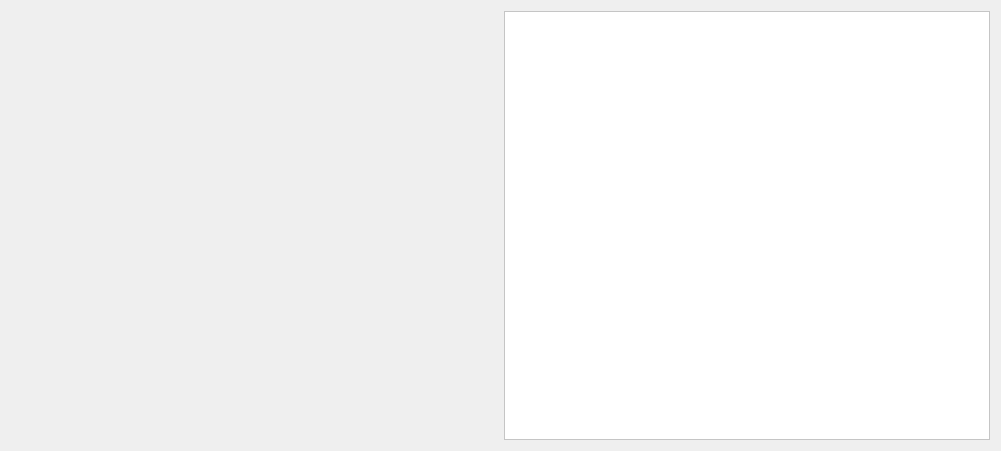
   <widget class="QWidget" name="gridLayoutWidget_5">
    <property name="geometry">
     <rect>
      <x>590</x>
      <y>310</y>
      <width>1001</width>
      <height>451</height>
     </rect>
    </property>
    <layout class="QGridLayout" name="gridLayout_3">
     <item row="0" column="0">
      <widget class="QStackedWidget" name="stackedWidget">
       <property name="sizePolicy">
        <sizepolicy hsizetype="Preferred" vsizetype="Preferred">
         <horstretch>1</horstretch>
         <verstretch>1</verstretch>
        </sizepolicy>
       </property>
       <property name="currentIndex">
        <number>0</number>
       </property>
       <widget class="QWidget" name="pagina2D">
        <widget class="QCustomPlot" name="graficoCustomPlot" native="true">
         <property name="geometry">
          <rect>
           <x>0</x>
           <y>10</y>
           <width>501</width>
           <height>441</height>
          </rect>
         </property>
         <property name="palette">
          <palette>
           <active>
            <colorrole role="WindowText">
             <brush brushstyle="SolidPattern">
              <color alpha="255">
               <red>0</red>
               <green>0</green>
               <blue>0</blue>
              </color>
             </brush>
            </colorrole>
            <colorrole role="Button">
             <brush brushstyle="SolidPattern">
              <color alpha="255">
               <red>255</red>
               <green>255</green>
               <blue>255</blue>
              </color>
             </brush>
            </colorrole>
            <colorrole role="Light">
             <brush brushstyle="SolidPattern">
              <color alpha="255">
               <red>255</red>
               <green>255</green>
               <blue>255</blue>
              </color>
             </brush>
            </colorrole>
            <colorrole role="Midlight">
             <brush brushstyle="SolidPattern">
              <color alpha="255">
               <red>255</red>
               <green>255</green>
               <blue>255</blue>
              </color>
             </brush>
            </colorrole>
            <colorrole role="Dark">
             <brush brushstyle="SolidPattern">
              <color alpha="255">
               <red>127</red>
               <green>127</green>
               <blue>127</blue>
              </color>
             </brush>
            </colorrole>
            <colorrole role="Mid">
             <brush brushstyle="SolidPattern">
              <color alpha="255">
               <red>170</red>
               <green>170</green>
               <blue>170</blue>
              </color>
             </brush>
            </colorrole>
            <colorrole role="Text">
             <brush brushstyle="SolidPattern">
              <color alpha="255">
               <red>0</red>
               <green>0</green>
               <blue>0</blue>
              </color>
             </brush>
            </colorrole>
            <colorrole role="BrightText">
             <brush brushstyle="SolidPattern">
              <color alpha="255">
               <red>255</red>
               <green>255</green>
               <blue>255</blue>
              </color>
             </brush>
            </colorrole>
            <colorrole role="ButtonText">
             <brush brushstyle="SolidPattern">
              <color alpha="255">
               <red>0</red>
               <green>0</green>
               <blue>0</blue>
              </color>
             </brush>
            </colorrole>
            <colorrole role="Base">
             <brush brushstyle="SolidPattern">
              <color alpha="255">
               <red>255</red>
               <green>255</green>
               <blue>255</blue>
              </color>
             </brush>
            </colorrole>
            <colorrole role="Window">
             <brush brushstyle="SolidPattern">
              <color alpha="255">
               <red>255</red>
               <green>255</green>
               <blue>255</blue>
              </color>
             </brush>
            </colorrole>
            <colorrole role="Shadow">
             <brush brushstyle="SolidPattern">
              <color alpha="255">
               <red>0</red>
               <green>0</green>
               <blue>0</blue>
              </color>
             </brush>
            </colorrole>
            <colorrole role="AlternateBase">
             <brush brushstyle="SolidPattern">
              <color alpha="255">
               <red>255</red>
               <green>255</green>
               <blue>255</blue>
              </color>
             </brush>
            </colorrole>
            <colorrole role="ToolTipBase">
             <brush brushstyle="SolidPattern">
              <color alpha="255">
               <red>255</red>
               <green>255</green>
               <blue>220</blue>
              </color>
             </brush>
            </colorrole>
            <colorrole role="ToolTipText">
             <brush brushstyle="SolidPattern">
              <color alpha="255">
               <red>0</red>
               <green>0</green>
               <blue>0</blue>
              </color>
             </brush>
            </colorrole>
            <colorrole role="PlaceholderText">
             <brush brushstyle="SolidPattern">
              <color alpha="127">
               <red>0</red>
               <green>0</green>
               <blue>0</blue>
              </color>
             </brush>
            </colorrole>
            <colorrole role="Accent">
             <brush brushstyle="SolidPattern">
              <color alpha="255">
               <red>255</red>
               <green>255</green>
               <blue>255</blue>
              </color>
             </brush>
            </colorrole>
           </active>
           <inactive>
            <colorrole role="WindowText">
             <brush brushstyle="SolidPattern">
              <color alpha="255">
               <red>0</red>
               <green>0</green>
               <blue>0</blue>
              </color>
             </brush>
            </colorrole>
            <colorrole role="Button">
             <brush brushstyle="SolidPattern">
              <color alpha="255">
               <red>255</red>
               <green>255</green>
               <blue>255</blue>
              </color>
             </brush>
            </colorrole>
            <colorrole role="Light">
             <brush brushstyle="SolidPattern">
              <color alpha="255">
               <red>255</red>
               <green>255</green>
               <blue>255</blue>
              </color>
             </brush>
            </colorrole>
            <colorrole role="Midlight">
             <brush brushstyle="SolidPattern">
              <color alpha="255">
               <red>255</red>
               <green>255</green>
               <blue>255</blue>
              </color>
             </brush>
            </colorrole>
            <colorrole role="Dark">
             <brush brushstyle="SolidPattern">
              <color alpha="255">
               <red>127</red>
               <green>127</green>
               <blue>127</blue>
              </color>
             </brush>
            </colorrole>
            <colorrole role="Mid">
             <brush brushstyle="SolidPattern">
              <color alpha="255">
               <red>170</red>
               <green>170</green>
               <blue>170</blue>
              </color>
             </brush>
            </colorrole>
            <colorrole role="Text">
             <brush brushstyle="SolidPattern">
              <color alpha="255">
               <red>0</red>
               <green>0</green>
               <blue>0</blue>
              </color>
             </brush>
            </colorrole>
            <colorrole role="BrightText">
             <brush brushstyle="SolidPattern">
              <color alpha="255">
               <red>255</red>
               <green>255</green>
               <blue>255</blue>
              </color>
             </brush>
            </colorrole>
            <colorrole role="ButtonText">
             <brush brushstyle="SolidPattern">
              <color alpha="255">
               <red>0</red>
               <green>0</green>
               <blue>0</blue>
              </color>
             </brush>
            </colorrole>
            <colorrole role="Base">
             <brush brushstyle="SolidPattern">
              <color alpha="255">
               <red>255</red>
               <green>255</green>
               <blue>255</blue>
              </color>
             </brush>
            </colorrole>
            <colorrole role="Window">
             <brush brushstyle="SolidPattern">
              <color alpha="255">
               <red>255</red>
               <green>255</green>
               <blue>255</blue>
              </color>
             </brush>
            </colorrole>
            <colorrole role="Shadow">
             <brush brushstyle="SolidPattern">
              <color alpha="255">
               <red>0</red>
               <green>0</green>
               <blue>0</blue>
              </color>
             </brush>
            </colorrole>
            <colorrole role="AlternateBase">
             <brush brushstyle="SolidPattern">
              <color alpha="255">
               <red>255</red>
               <green>255</green>
               <blue>255</blue>
              </color>
             </brush>
            </colorrole>
            <colorrole role="ToolTipBase">
             <brush brushstyle="SolidPattern">
              <color alpha="255">
               <red>255</red>
               <green>255</green>
               <blue>220</blue>
              </color>
             </brush>
            </colorrole>
            <colorrole role="ToolTipText">
             <brush brushstyle="SolidPattern">
              <color alpha="255">
               <red>0</red>
               <green>0</green>
               <blue>0</blue>
              </color>
             </brush>
            </colorrole>
            <colorrole role="PlaceholderText">
             <brush brushstyle="SolidPattern">
              <color alpha="127">
               <red>0</red>
               <green>0</green>
               <blue>0</blue>
              </color>
             </brush>
            </colorrole>
            <colorrole role="Accent">
             <brush brushstyle="SolidPattern">
              <color alpha="255">
               <red>255</red>
               <green>255</green>
               <blue>255</blue>
              </color>
             </brush>
            </colorrole>
           </inactive>
           <disabled>
            <colorrole role="WindowText">
             <brush brushstyle="SolidPattern">
              <color alpha="255">
               <red>127</red>
               <green>127</green>
               <blue>127</blue>
              </color>
             </brush>
            </colorrole>
            <colorrole role="Button">
             <brush brushstyle="SolidPattern">
              <color alpha="255">
               <red>255</red>
               <green>255</green>
               <blue>255</blue>
              </color>
             </brush>
            </colorrole>
            <colorrole role="Light">
             <brush brushstyle="SolidPattern">
              <color alpha="255">
               <red>255</red>
               <green>255</green>
               <blue>255</blue>
              </color>
             </brush>
            </colorrole>
            <colorrole role="Midlight">
             <brush brushstyle="SolidPattern">
              <color alpha="255">
               <red>255</red>
               <green>255</green>
               <blue>255</blue>
              </color>
             </brush>
            </colorrole>
            <colorrole role="Dark">
             <brush brushstyle="SolidPattern">
              <color alpha="255">
               <red>127</red>
               <green>127</green>
               <blue>127</blue>
              </color>
             </brush>
            </colorrole>
            <colorrole role="Mid">
             <brush brushstyle="SolidPattern">
              <color alpha="255">
               <red>170</red>
               <green>170</green>
               <blue>170</blue>
              </color>
             </brush>
            </colorrole>
            <colorrole role="Text">
             <brush brushstyle="SolidPattern">
              <color alpha="255">
               <red>127</red>
               <green>127</green>
               <blue>127</blue>
              </color>
             </brush>
            </colorrole>
            <colorrole role="BrightText">
             <brush brushstyle="SolidPattern">
              <color alpha="255">
               <red>255</red>
               <green>255</green>
               <blue>255</blue>
              </color>
             </brush>
            </colorrole>
            <colorrole role="ButtonText">
             <brush brushstyle="SolidPattern">
              <color alpha="255">
               <red>127</red>
               <green>127</green>
               <blue>127</blue>
              </color>
             </brush>
            </colorrole>
            <colorrole role="Base">
             <brush brushstyle="SolidPattern">
              <color alpha="255">
               <red>255</red>
               <green>255</green>
               <blue>255</blue>
              </color>
             </brush>
            </colorrole>
            <colorrole role="Window">
             <brush brushstyle="SolidPattern">
              <color alpha="255">
               <red>255</red>
               <green>255</green>
               <blue>255</blue>
              </color>
             </brush>
            </colorrole>
            <colorrole role="Shadow">
             <brush brushstyle="SolidPattern">
              <color alpha="255">
               <red>0</red>
               <green>0</green>
               <blue>0</blue>
              </color>
             </brush>
            </colorrole>
            <colorrole role="AlternateBase">
             <brush brushstyle="SolidPattern">
              <color alpha="255">
               <red>255</red>
               <green>255</green>
               <blue>255</blue>
              </color>
             </brush>
            </colorrole>
            <colorrole role="ToolTipBase">
             <brush brushstyle="SolidPattern">
              <color alpha="255">
               <red>255</red>
               <green>255</green>
               <blue>220</blue>
              </color>
             </brush>
            </colorrole>
            <colorrole role="ToolTipText">
             <brush brushstyle="SolidPattern">
              <color alpha="255">
               <red>0</red>
               <green>0</green>
               <blue>0</blue>
              </color>
             </brush>
            </colorrole>
            <colorrole role="PlaceholderText">
             <brush brushstyle="SolidPattern">
              <color alpha="127">
               <red>127</red>
               <green>127</green>
               <blue>127</blue>
              </color>
             </brush>
            </colorrole>
            <colorrole role="Accent">
             <brush brushstyle="SolidPattern">
              <color alpha="255">
               <red>255</red>
               <green>255</green>
               <blue>255</blue>
              </color>
             </brush>
            </colorrole>
           </disabled>
          </palette>
         </property>
        </widget>
       </widget>
       <widget class="QWidget" name="pagina3D">
        <widget class="QWidget" name="contenedorPython3D" native="true">
         <property name="geometry">
          <rect>
           <x>0</x>
           <y>0</y>
           <width>500</width>
           <height>451</height>
          </rect>
         </property>
         <property name="sizePolicy">
          <sizepolicy hsizetype="Minimum" vsizetype="Minimum">
           <horstretch>0</horstretch>
           <verstretch>0</verstretch>
          </sizepolicy>
         </property>
         <property name="minimumSize">
          <size>
           <width>500</width>
           <height>400</height>
          </size>
         </property>
         <property name="baseSize">
          <size>
           <width>500</width>
           <height>400</height>
          </size>
         </property>
        </widget>
       </widget>
      </widget>
     </item>
     <item row="0" column="1">
      <widget class="QTextEdit" name="textEditResultado">
       <property name="sizePolicy">
        <sizepolicy hsizetype="Expanding" vsizetype="Expanding">
         <horstretch>1</horstretch>
         <verstretch>1</verstretch>
        </sizepolicy>
       </property>
       <property name="palette">
        <palette>
         <active>
          <colorrole role="WindowText">
           <brush brushstyle="SolidPattern">
            <color alpha="255">
             <red>0</red>
             <green>0</green>
             <blue>0</blue>
            </color>
           </brush>
          </colorrole>
          <colorrole role="Button">
           <brush brushstyle="SolidPattern">
            <color alpha="255">
             <red>255</red>
             <green>255</green>
             <blue>255</blue>
            </color>
           </brush>
          </colorrole>
          <colorrole role="Light">
           <brush brushstyle="SolidPattern">
            <color alpha="255">
             <red>255</red>
             <green>255</green>
             <blue>255</blue>
            </color>
           </brush>
          </colorrole>
          <colorrole role="Midlight">
           <brush brushstyle="SolidPattern">
            <color alpha="255">
             <red>255</red>
             <green>255</green>
             <blue>255</blue>
            </color>
           </brush>
          </colorrole>
          <colorrole role="Dark">
           <brush brushstyle="SolidPattern">
            <color alpha="255">
             <red>127</red>
             <green>127</green>
             <blue>127</blue>
            </color>
           </brush>
          </colorrole>
          <colorrole role="Mid">
           <brush brushstyle="SolidPattern">
            <color alpha="255">
             <red>170</red>
             <green>170</green>
             <blue>170</blue>
            </color>
           </brush>
          </colorrole>
          <colorrole role="Text">
           <brush brushstyle="SolidPattern">
            <color alpha="255">
             <red>0</red>
             <green>0</green>
             <blue>0</blue>
            </color>
           </brush>
          </colorrole>
          <colorrole role="BrightText">
           <brush brushstyle="SolidPattern">
            <color alpha="255">
             <red>255</red>
             <green>255</green>
             <blue>255</blue>
            </color>
           </brush>
          </colorrole>
          <colorrole role="ButtonText">
           <brush brushstyle="SolidPattern">
            <color alpha="255">
             <red>0</red>
             <green>0</green>
             <blue>0</blue>
            </color>
           </brush>
          </colorrole>
          <colorrole role="Base">
           <brush brushstyle="SolidPattern">
            <color alpha="255">
             <red>255</red>
             <green>255</green>
             <blue>255</blue>
            </color>
           </brush>
          </colorrole>
          <colorrole role="Window">
           <brush brushstyle="SolidPattern">
            <color alpha="255">
             <red>255</red>
             <green>255</green>
             <blue>255</blue>
            </color>
           </brush>
          </colorrole>
          <colorrole role="Shadow">
           <brush brushstyle="SolidPattern">
            <color alpha="255">
             <red>0</red>
             <green>0</green>
             <blue>0</blue>
            </color>
           </brush>
          </colorrole>
          <colorrole role="AlternateBase">
           <brush brushstyle="SolidPattern">
            <color alpha="255">
             <red>255</red>
             <green>255</green>
             <blue>255</blue>
            </color>
           </brush>
          </colorrole>
          <colorrole role="ToolTipBase">
           <brush brushstyle="SolidPattern">
            <color alpha="255">
             <red>255</red>
             <green>255</green>
             <blue>220</blue>
            </color>
           </brush>
          </colorrole>
          <colorrole role="ToolTipText">
           <brush brushstyle="SolidPattern">
            <color alpha="255">
             <red>0</red>
             <green>0</green>
             <blue>0</blue>
            </color>
           </brush>
          </colorrole>
          <colorrole role="PlaceholderText">
           <brush brushstyle="SolidPattern">
            <color alpha="127">
             <red>0</red>
             <green>0</green>
             <blue>0</blue>
            </color>
           </brush>
          </colorrole>
          <colorrole role="Accent">
           <brush brushstyle="SolidPattern">
            <color alpha="255">
             <red>255</red>
             <green>255</green>
             <blue>255</blue>
            </color>
           </brush>
          </colorrole>
         </active>
         <inactive>
          <colorrole role="WindowText">
           <brush brushstyle="SolidPattern">
            <color alpha="255">
             <red>0</red>
             <green>0</green>
             <blue>0</blue>
            </color>
           </brush>
          </colorrole>
          <colorrole role="Button">
           <brush brushstyle="SolidPattern">
            <color alpha="255">
             <red>255</red>
             <green>255</green>
             <blue>255</blue>
            </color>
           </brush>
          </colorrole>
          <colorrole role="Light">
           <brush brushstyle="SolidPattern">
            <color alpha="255">
             <red>255</red>
             <green>255</green>
             <blue>255</blue>
            </color>
           </brush>
          </colorrole>
          <colorrole role="Midlight">
           <brush brushstyle="SolidPattern">
            <color alpha="255">
             <red>255</red>
             <green>255</green>
             <blue>255</blue>
            </color>
           </brush>
          </colorrole>
          <colorrole role="Dark">
           <brush brushstyle="SolidPattern">
            <color alpha="255">
             <red>127</red>
             <green>127</green>
             <blue>127</blue>
            </color>
           </brush>
          </colorrole>
          <colorrole role="Mid">
           <brush brushstyle="SolidPattern">
            <color alpha="255">
             <red>170</red>
             <green>170</green>
             <blue>170</blue>
            </color>
           </brush>
          </colorrole>
          <colorrole role="Text">
           <brush brushstyle="SolidPattern">
            <color alpha="255">
             <red>0</red>
             <green>0</green>
             <blue>0</blue>
            </color>
           </brush>
          </colorrole>
          <colorrole role="BrightText">
           <brush brushstyle="SolidPattern">
            <color alpha="255">
             <red>255</red>
             <green>255</green>
             <blue>255</blue>
            </color>
           </brush>
          </colorrole>
          <colorrole role="ButtonText">
           <brush brushstyle="SolidPattern">
            <color alpha="255">
             <red>0</red>
             <green>0</green>
             <blue>0</blue>
            </color>
           </brush>
          </colorrole>
          <colorrole role="Base">
           <brush brushstyle="SolidPattern">
            <color alpha="255">
             <red>255</red>
             <green>255</green>
             <blue>255</blue>
            </color>
           </brush>
          </colorrole>
          <colorrole role="Window">
           <brush brushstyle="SolidPattern">
            <color alpha="255">
             <red>255</red>
             <green>255</green>
             <blue>255</blue>
            </color>
           </brush>
          </colorrole>
          <colorrole role="Shadow">
           <brush brushstyle="SolidPattern">
            <color alpha="255">
             <red>0</red>
             <green>0</green>
             <blue>0</blue>
            </color>
           </brush>
          </colorrole>
          <colorrole role="AlternateBase">
           <brush brushstyle="SolidPattern">
            <color alpha="255">
             <red>255</red>
             <green>255</green>
             <blue>255</blue>
            </color>
           </brush>
          </colorrole>
          <colorrole role="ToolTipBase">
           <brush brushstyle="SolidPattern">
            <color alpha="255">
             <red>255</red>
             <green>255</green>
             <blue>220</blue>
            </color>
           </brush>
          </colorrole>
          <colorrole role="ToolTipText">
           <brush brushstyle="SolidPattern">
            <color alpha="255">
             <red>0</red>
             <green>0</green>
             <blue>0</blue>
            </color>
           </brush>
          </colorrole>
          <colorrole role="PlaceholderText">
           <brush brushstyle="SolidPattern">
            <color alpha="127">
             <red>0</red>
             <green>0</green>
             <blue>0</blue>
            </color>
           </brush>
          </colorrole>
          <colorrole role="Accent">
           <brush brushstyle="SolidPattern">
            <color alpha="255">
             <red>255</red>
             <green>255</green>
             <blue>255</blue>
            </color>
           </brush>
          </colorrole>
         </inactive>
         <disabled>
          <colorrole role="WindowText">
           <brush brushstyle="SolidPattern">
            <color alpha="255">
             <red>127</red>
             <green>127</green>
             <blue>127</blue>
            </color>
           </brush>
          </colorrole>
          <colorrole role="Button">
           <brush brushstyle="SolidPattern">
            <color alpha="255">
             <red>255</red>
             <green>255</green>
             <blue>255</blue>
            </color>
           </brush>
          </colorrole>
          <colorrole role="Light">
           <brush brushstyle="SolidPattern">
            <color alpha="255">
             <red>255</red>
             <green>255</green>
             <blue>255</blue>
            </color>
           </brush>
          </colorrole>
          <colorrole role="Midlight">
           <brush brushstyle="SolidPattern">
            <color alpha="255">
             <red>255</red>
             <green>255</green>
             <blue>255</blue>
            </color>
           </brush>
          </colorrole>
          <colorrole role="Dark">
           <brush brushstyle="SolidPattern">
            <color alpha="255">
             <red>127</red>
             <green>127</green>
             <blue>127</blue>
            </color>
           </brush>
          </colorrole>
          <colorrole role="Mid">
           <brush brushstyle="SolidPattern">
            <color alpha="255">
             <red>170</red>
             <green>170</green>
             <blue>170</blue>
            </color>
           </brush>
          </colorrole>
          <colorrole role="Text">
           <brush brushstyle="SolidPattern">
            <color alpha="255">
             <red>127</red>
             <green>127</green>
             <blue>127</blue>
            </color>
           </brush>
          </colorrole>
          <colorrole role="BrightText">
           <brush brushstyle="SolidPattern">
            <color alpha="255">
             <red>255</red>
             <green>255</green>
             <blue>255</blue>
            </color>
           </brush>
          </colorrole>
          <colorrole role="ButtonText">
           <brush brushstyle="SolidPattern">
            <color alpha="255">
             <red>127</red>
             <green>127</green>
             <blue>127</blue>
            </color>
           </brush>
          </colorrole>
          <colorrole role="Base">
           <brush brushstyle="SolidPattern">
            <color alpha="255">
             <red>255</red>
             <green>255</green>
             <blue>255</blue>
            </color>
           </brush>
          </colorrole>
          <colorrole role="Window">
           <brush brushstyle="SolidPattern">
            <color alpha="255">
             <red>255</red>
             <green>255</green>
             <blue>255</blue>
            </color>
           </brush>
          </colorrole>
          <colorrole role="Shadow">
           <brush brushstyle="SolidPattern">
            <color alpha="255">
             <red>0</red>
             <green>0</green>
             <blue>0</blue>
            </color>
           </brush>
          </colorrole>
          <colorrole role="AlternateBase">
           <brush brushstyle="SolidPattern">
            <color alpha="255">
             <red>255</red>
             <green>255</green>
             <blue>255</blue>
            </color>
           </brush>
          </colorrole>
          <colorrole role="ToolTipBase">
           <brush brushstyle="SolidPattern">
            <color alpha="255">
             <red>255</red>
             <green>255</green>
             <blue>220</blue>
            </color>
           </brush>
          </colorrole>
          <colorrole role="ToolTipText">
           <brush brushstyle="SolidPattern">
            <color alpha="255">
             <red>0</red>
             <green>0</green>
             <blue>0</blue>
            </color>
           </brush>
          </colorrole>
          <colorrole role="PlaceholderText">
           <brush brushstyle="SolidPattern">
            <color alpha="127">
             <red>127</red>
             <green>127</green>
             <blue>127</blue>
            </color>
           </brush>
          </colorrole>
          <colorrole role="Accent">
           <brush brushstyle="SolidPattern">
            <color alpha="255">
             <red>255</red>
             <green>255</green>
             <blue>255</blue>
            </color>
           </brush>
          </colorrole>
         </disabled>
        </palette>
       </property>
       <property name="html">
        <string>&lt;!DOCTYPE HTML PUBLIC &quot;-//W3C//DTD HTML 4.0//EN&quot; &quot;http://www.w3.org/TR/REC-html40/strict.dtd&quot;&gt;
&lt;html&gt;&lt;head&gt;&lt;meta name=&quot;qrichtext&quot; content=&quot;1&quot; /&gt;&lt;meta charset=&quot;utf-8&quot; /&gt;&lt;style type=&quot;text/css&quot;&gt;
p, li { white-space: pre-wrap; }
hr { height: 1px; border-width: 0; }
li.unchecked::marker { content: &quot;\2610&quot;; }
li.checked::marker { content: &quot;\2612&quot;; }
&lt;/style&gt;&lt;/head&gt;&lt;body style=&quot; font-family:'Segoe UI'; font-size:9pt; font-weight:400; font-style:normal;&quot;&gt;
&lt;p style=&quot;-qt-paragraph-type:empty; margin-top:0px; margin-bottom:0px; margin-left:0px; margin-right:0px; -qt-block-indent:0; text-indent:0px;&quot;&gt;&lt;br /&gt;&lt;/p&gt;&lt;/body&gt;&lt;/html&gt;</string>
       </property>
      </widget>
     </item>
    </layout>
   </widget>
